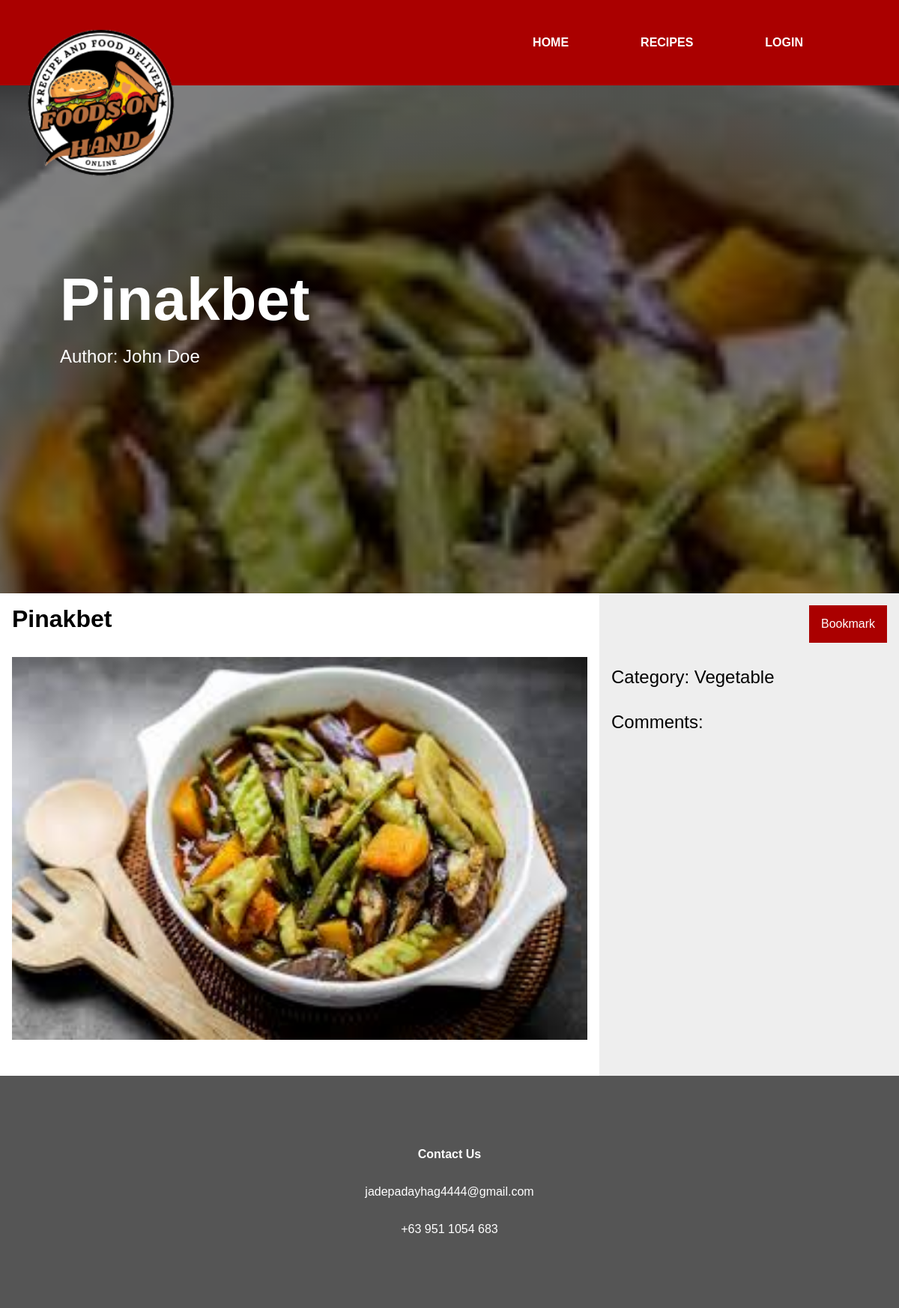
Screenshot of /recipe/?id=6 with the database file from the repository.
### tables this page shows
CREATE TABLE "recipes" (`id` INTEGER PRIMARY KEY AUTOINCREMENT, `user_id` INTEGER REFERENCES `users`(`id`), `title` TEXT, `content` TEXT, `category` TEXT, `image` TEXT, `time` INTEGER DEFAULT (unixepoch()));

### recipe/index.php (the view, shortened to what this page needs)
<?php
require_once "common.php";
$user = getUser();
$db = new SQLite3("database.db");
$recipeId = $_GET["id"];
$query = <<<SQL
    SELECT * FROM `recipes` WHERE id = :id
SQL;
$stmt = $db->prepare($query);
$stmt->bindValue(":id", $recipeId);
$recipe = $stmt->execute()->fetchArray(SQLITE3_ASSOC);
$categoryMap = [
    "pork" => "Pork",
    "chicken" => "Chicken",
    "beef" => "Beef",
    "fish" => "Fish",
    "vegetable" => "Vegetable",
    "seafood" => "Seafood"
];
$query = <<<SQL
    SELECT * FROM `users` WHERE `id` = :id
SQL;
$stmt = $db->prepare($query);
$stmt->bindValue(":id", $recipe["user_id"]);
$author = $stmt->execute()->fetchArray(SQLITE3_ASSOC);
?>
<html>
    <head>
        <link rel="stylesheet" href="style.css">
    </head>
    <body>
        <?= renderHeader($recipe["title"], "Author: " . $author["firstname"] . " " . $author["lastname"], "profile/?id=" . $author["id"]) ?>
        <div style="
            display: grid;
            grid-template-columns: minmax(0, 2fr) 1fr;"
            data-mobile="
            grid-template-columns: minmax(0, 1fr);">
            <div>
                <div style="
                    padding: 1rem;
                    font-size: 2rem;
                    font-weight: bold;">
                    <?= htmlentities($recipe["title"]) ?>
                </div>
                <div style="
                    padding: 1rem;">
                    <img style="
                        width: 100%;"
                        src="<?= "uploads/" . htmlentities($recipe["image"]) ?>">
                </div>
                <div style="
                    padding: 1rem;"
                    id="panelContent">
                </div>
            </div>
            <div style="
                background-color: #eee;">
                <div style="
                    display: grid;
                    grid-template-columns: 1fr max-content;">
                    <div></div>
                    <form style="
                        padding: 1rem;"
                        action="server.php"
                        method="post"
                        enctype="multipart/form-data">
                        <?php
                            $query = <<<SQL
                                SELECT * FROM `bookmarks` WHERE `user_id` = :user_id AND `recipe_id` = :recipe_id
                            SQL;
                            $stmt = $db->prepare($query);
                            $stmt->bindValue(":user_id", $user["id"]);
                            $stmt->bindValue(":recipe_id", $recipe["id"]);
                            $bookmark = $stmt->execute()->fetchArray(SQLITE3_ASSOC);
                            if ($bookmark == false) {
                                echo <<<HTML
                                    <button style="
                                        background-color: #a00;
                                        color: #fff;"
                                        name="method"
                                        value="bookmark">
                                        Bookmark
                                    </button>
                                HTML;
                            }
                        ?>
                    </form>
                </div>
                <div style="
                    padding: 1rem;
                    font-size: 1.5rem;">
                    Category: <?= $categoryMap[$recipe["category"]] ?>
                </div>
                <div style="
                    padding: 1rem;
                    font-size: 1.5rem;">
                    Comments:
                </div>
            </div>
        </div>
        <?= renderFooter() ?>
    </body>
</html>

### style.css (style rules this page uses)
body { margin: 0rem; padding: 0rem; font-size: 1rem; font-family: Arial, Helvetica, sans-serif; }
button { padding: 1rem; font-size: 1rem; font-family: Arial, Helvetica, sans-serif; border: none; cursor: pointer; }
form { margin-block-end: 0rem; }

### rows the page displays
recipes: title "Pinakbet", image (picture), category "Vegetable"

### other values shown
str_replace("\n", "<br>", $title) "Pinakbet"
str_replace("\n", "<br>", $description) "Author: John Doe"
